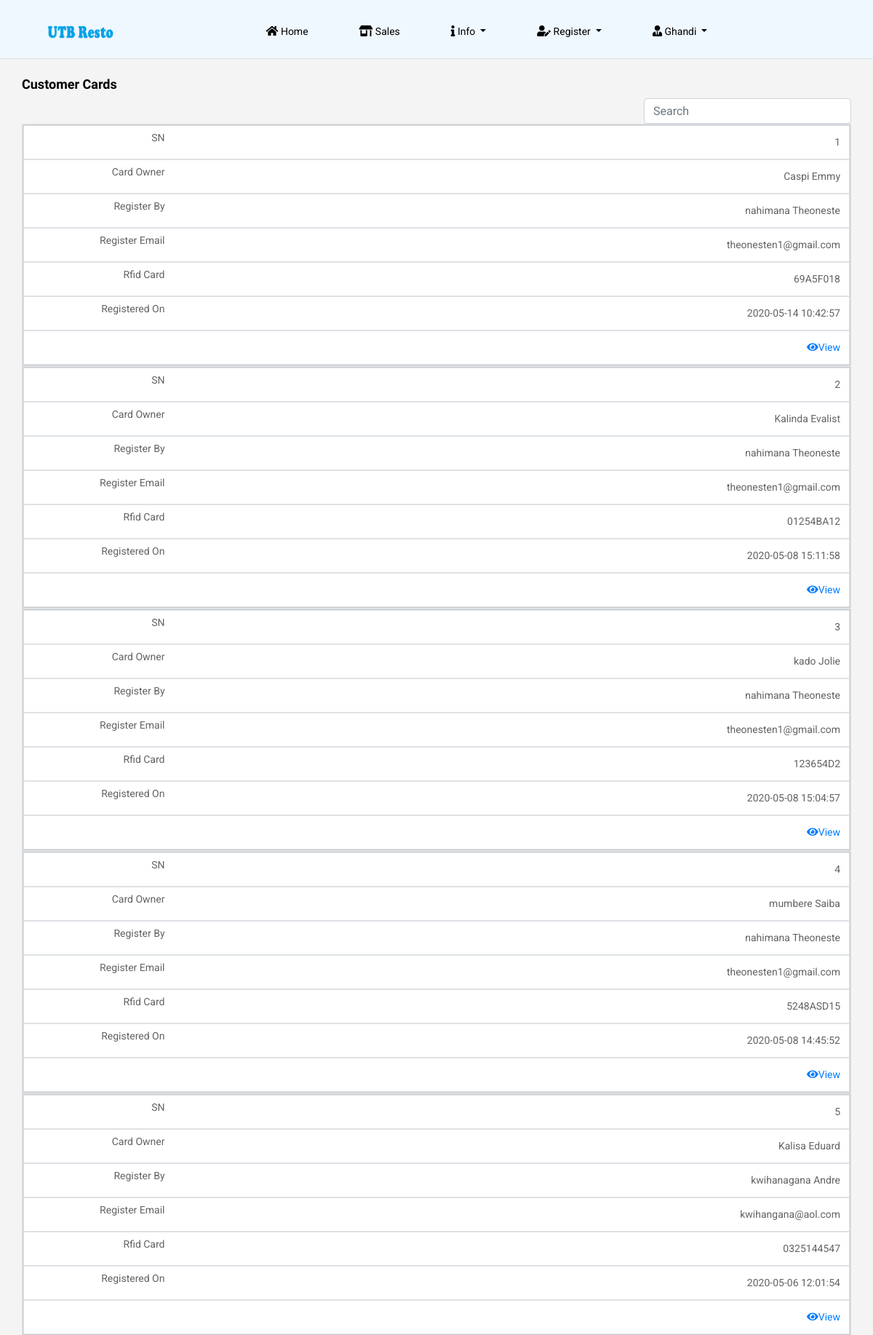
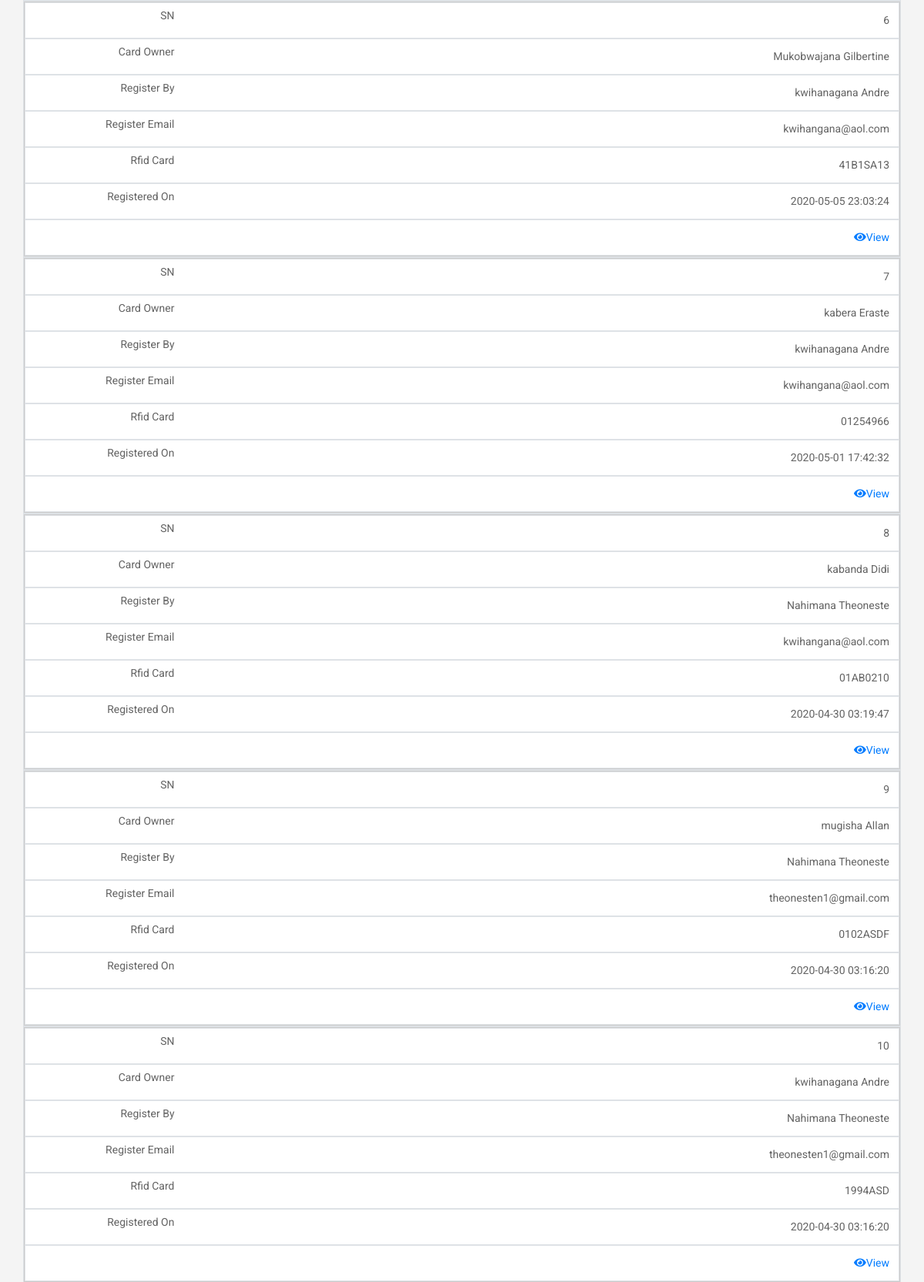
The app's page /card-info.php (signed in, upper part) with its own data (2 pictures, top to bottom).
### tables this page shows
CREATE TABLE `users` (
  `user_id` int(11) NOT NULL,
  `user_fname` varchar(20) NOT NULL,
  `user_lname` varchar(20) NOT NULL,
  `user_email` varchar(30) NOT NULL,
  `user_password` varchar(100) NOT NULL,
  `user_phone` varchar(13) NOT NULL,
  `user_gender` varchar(6) NOT NULL,
  `user_dob` date NOT NULL,
  `user_username` varchar(20) NOT NULL,
  `role_id` int(11) NOT NULL,
  `register_date` timestamp NOT NULL DEFAULT CURRENT_TIMESTAMP ON UPDATE CURRENT_TIMESTAMP
);

CREATE TABLE `customers` (
  `customer_id` int(11) NOT NULL,
  `customer_fname` varchar(30) NOT NULL,
  `customer_lname` varchar(30) NOT NULL,
  `gender` varchar(6) NOT NULL,
  `dob` date NOT NULL,
  `register_date` timestamp NOT NULL DEFAULT CURRENT_TIMESTAMP ON UPDATE CURRENT_TIMESTAMP
);

CREATE TABLE `rfid_card` (
  `id` int(11) NOT NULL,
  `card_id` varchar(30) NOT NULL,
  `customer_id` int(11) DEFAULT NULL,
  `register_date` timestamp NOT NULL DEFAULT CURRENT_TIMESTAMP ON UPDATE CURRENT_TIMESTAMP,
  `user_id` int(11) NOT NULL,
  `register_name` varchar(50) NOT NULL
);

### card-info.php (the view, shortened to what this page needs)
<!doctype html>
<html lang="en">
<?php
include('config.php');
$session = $_SESSION['name'];
$sel_admin = mysqli_query($con, "select user_type,status from admin where admin_name = '$session'");
while($row = mysqli_fetch_array($sel_admin)){
    $status = $row['status'];
}
if(!$_SESSION['name']){
header("location: index.php");
}
else if( $status != 'Active'){
    header("location: access-revoked.php");
}
else{
?>
<head>
    <link rel="stylesheet" href="css/bootstrap.min.css">
    <link rel="stylesheet" href="css/animate.css">
    <link rel="stylesheet" href="css/owl.carousel.min.css">
    <link rel="stylesheet" href="css/all.css">
    <link rel="stylesheet" href="css/flaticon.css">
    <link rel="stylesheet" href="css/themify-icons.css">
    <link rel="stylesheet" href="css/magnific-popup.css">
    <link rel="stylesheet" href="css/slick.css">
    <link rel="stylesheet" href="css/style.css">
    <link rel="stylesheet" href="./charts/css/responsive.css">
  <link href="https://maxcdn.bootstrapcdn.com/font-awesome/latest/css/font-awesome.min.css" rel="stylesheet">
</head>
<body>
<div id="container">
    <div class="head-color">
   <header class="main_menu home_menu">
        <div class="container-fluid">
            <div class="row align-items-center justify-content-center">
                <div class="col-lg-11">
                    <nav class="navbar navbar-expand-lg navbar-light">
                        <a class="navbar-brand" href="home.php"> <img src="img/logo3.png" width="92px" height="21px" alt="logo"> </a>
                        <div class="collapse navbar-collapse main-menu-item" id="navbarSupportedContent">
                            <ul class="navbar-nav">
                                <li class="nav-item">
                                    <a class="nav-link" href="home.php">
                                    <i class="fas fa-home"></i> Home</a>
                                </li>
                                <li class="nav-item">
                                    <a class="nav-link" href="payment.php"><i class="fas fa-store-alt"></i> Sales</a>
                                </li>
                                <li class="nav-item dropdown">
                                    <a class="nav-link dropdown-toggle" href="" id="navbarDropdown_2"
                                        role="button" data-toggle="dropdown" aria-haspopup="true" aria-expanded="false">
                                        <i class="fas fa-info"></i> Info
                                    </a>
                                </li>
                                <li class="nav-item dropdown">
                                    <a class="nav-link dropdown-toggle" href="" id="navbarDropdown_2"
                                        role="button" data-toggle="dropdown" aria-haspopup="true" aria-expanded="false">
                                        <i class="fas fa-user-edit"></i> Register
                                    </a>
                                </li>
                                <li class="nav-item dropdown">
                                    <a class="nav-link dropdown-toggle" href="" id="navbarDropdown_2"
                                        role="button" data-toggle="dropdown" aria-haspopup="true" aria-expanded="false">
                                        <i class="fas fa-user-tie"></i> <?php echo $_SESSION['name']; ?>
                                    </a>
                                </li>
                            </ul>
                        </div>
                    </nav>
                </div>
            </div>
        </div>
    </header>
    <hr>
   </div>
<div id="page" class="clearfix">
<div class="container col-sm-10 col-md-10 col-lg-10">
<div style="display: flex;">
    <span><h4 style="margin-top: 8px;"><strong>Customer Cards</strong></h4></span>
</div>
        <div class="row">
        <div class="col-lg-12">
 <div class="form-group">
           <form>
           <input type="text" class="form-control pull-right" style="width:25%; height: 35px;" id="search" placeholder="Search">
          </form>
     </div>
 <table class="table-bordered table pull-right" id="mytable" cellspacing="0" style="width: 100%;">
  <?php
        if (isset($_GET['pageno'])) {
            $pageno = $_GET['pageno'];
        } else {
            $pageno = 1;
        }
        $no_of_records_per_page = 50;
        $offset = ($pageno-1) * $no_of_records_per_page;
        $total_pages_sql = "SELECT COUNT(*) FROM rfid_card";
        $result = mysqli_query($con,$total_pages_sql);
        $total_rows = mysqli_fetch_array($result)[0];
        $total_pages = ceil($total_rows / $no_of_records_per_page);
        $sql = "SELECT * FROM rfid_card order by register_date DESC LIMIT $offset, $no_of_records_per_page";
        $res_data = mysqli_query($con,$sql);
        if ($offset == 1) {
            $i = 0;
        } else {
            $i = $offset * $total_pages/2;
        }
        while($row = mysqli_fetch_array($res_data)){
                    $card = $row['card_id'];
                    $user_id = $row['user_id'];
                    $reg_name = $row['register_name'];
                    $reg_date = $row['register_date'];
                    $customer_id = $row['customer_id'];
					$sel_customer = mysqli_query($con,"select customer_fname, customer_lname from customers where customer_id = '$customer_id'");
					while($row = mysqli_fetch_array($sel_customer)){
					$customer_fname = $row['customer_fname'];
                    $customer_lname = $row['customer_lname'];
                    $owner = $customer_fname . " " . $customer_lname;
                    $sel_user = mysqli_query($con,"select user_email from users where user_id = '$user_id'");
					while($row = mysqli_fetch_array($sel_user)){
					$user_email = $row['user_email'];
					$i++;
	?>
  <tbody>
  <tr style="text-align: right;">
                <td><?php echo $i; ?></td>
				<td style="text-transform: capitalize"><?php echo $owner; ?></td>
				<td style="text-transform: capitalize"><?php echo $reg_name; ?></td>
				<td><?php echo $user_email; ?></td>
				<td><?php echo $card; ?></td>
				<td><?php echo $reg_date; ?></td>
				<td><a href="single-customer.php?id=<?php echo $customer_id ?>"><i class="fas fa-eye"></i>View</a></td>
			</tr>
  </tbody>
  <?php } } }?>
</table>
</div>
</div style="float: left;">
    </div>
</div>
</body>
</html>
<?php include('auto_logout.php'); } ?>

### css/all.css (style rules this page uses)
.fa, .fas, .far, .fal, .fab { -moz-osx-font-smoothing: grayscale; -webkit-font-smoothing: antialiased; display: inline-block; font-style: normal; font-variant: normal; text-rendering: auto; line-height: 1; }
.fa-eye:before { content: "\f06e"; }
.fa-home:before { content: "\f015"; }
.fa-info:before { content: "\f129"; }
.fa-store-alt:before { content: "\f54f"; }
.fa-user-edit:before { content: "\f4ff"; }
.fa-user-tie:before { content: "\f508"; }
.fa, .fas { font-family: 'Font Awesome 5 Free'; font-weight: 900; }

### charts/css/responsive.css (style rules this page uses)
@media only screen and (max-width: 760px),
(min-device-width: 768px) and (max-device-width: 1024px) { table, thead, tbody, th, td, tr { display: block; } }
@media only screen and (max-width: 760px),
(min-device-width: 768px) and (max-device-width: 1024px) { tr { border: 1px solid #ccc; } }
@media only screen and (max-width: 760px),
(min-device-width: 768px) and (max-device-width: 1024px) { td { border: none; border-bottom: 1px solid #eee; position: relative; padding-left: 50%; color: black; } }
@media only screen and (max-width: 760px),
(min-device-width: 768px) and (max-device-width: 1024px) { td:before { position: absolute; top: 6px; left: 10px; width: 25%; padding-right: 100px; white-space: nowrap; } }
@media only screen and (max-width: 760px),
(min-device-width: 768px) and (max-device-width: 1024px) { td:nth-of-type(1):before { content: "SN"; } }
@media only screen and (max-width: 760px),
(min-device-width: 768px) and (max-device-width: 1024px) { td:nth-of-type(2):before { content: "Card Owner"; } }
@media only screen and (max-width: 760px),
(min-device-width: 768px) and (max-device-width: 1024px) { td:nth-of-type(3):before { content: "Register By"; } }
@media only screen and (max-width: 760px),
(min-device-width: 768px) and (max-device-width: 1024px) { td:nth-of-type(4):before { content: "Register Email"; } }
@media only screen and (max-width: 760px),
(min-device-width: 768px) and (max-device-width: 1024px) { td:nth-of-type(5):before { content: "Rfid Card"; } }
@media only screen and (max-width: 760px),
(min-device-width: 768px) and (max-device-width: 1024px) { td:nth-of-type(6):before { content: "Registered On"; } }

### card-info.php (style rules this page uses)
td, th { padding: 10px; }
td { color: #636363; border: 1px solid #dddfe1; }
tr { background-color: #f9fafb; }
tr:nth-child(odd) { background-color: #ffffff; }
.head-color { background-color: aliceblue; }
header { height: 8vh; }
hr { color: rgb(13, 99, 175); }
html,body { margin: 0; padding:0; height: 100%; }
#container { min-height:100%; height: auto !important; height: 100%; position: relative; }
#page { margin: 0 auto; padding-bottom: 100px; }

### records on screen
rfid_card: register_name "Nahimana Theoneste", card "69A5F018", register_date "2020-05-14 10:42:57"
customers: owner "Caspi Emmy"
users: user_email "theonesten1@gmail.com"
rfid_card: register_name "Nahimana Theoneste", card "01254BA12", register_date "2020-05-08 15:11:58"
customers: owner "Kalinda Evalist"
rfid_card: register_name "Nahimana Theoneste", card "123654D2", register_date "2020-05-08 15:04:57"
customers: owner "Kado Jolie"
rfid_card: register_name "Nahimana Theoneste", card "5248ASD15", register_date "2020-05-08 14:45:52"
customers: owner "Mumbere Saiba"
rfid_card: register_name "Kwihanagana Andre", card "0325144547", register_date "2020-05-06 12:01:54"
customers: owner "Kalisa Eduard"
users: user_email "kwihangana@aol.com"
rfid_card: register_name "Kwihanagana Andre", card "41B1SA13", register_date "2020-05-05 23:03:24"
customers: owner "Mukobwajana Gilbertine"
rfid_card: register_name "Kwihanagana Andre", card "01254966", register_date "2020-05-01 17:42:32"
customers: owner "Kabera Eraste"
rfid_card: register_name "Nahimana Theoneste", card "01AB0210", register_date "2020-04-30 03:19:47"
customers: owner "Kabanda Didi"
rfid_card: register_name "Nahimana Theoneste", card "0102ASDF", register_date "2020-04-30 03:16:20"
customers: owner "Mugisha Allan"
rfid_card: register_name "Nahimana Theoneste", card "1994ASD", register_date "2020-04-30 03:16:20"
customers: owner "Kwihanagana Andre"

### other values on screen
$_SESSION['name'] "Ghandi"
